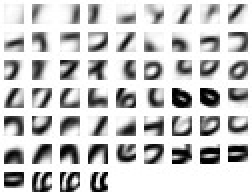
#> input picture work-on-images/mnist-100--average-categorize-0_6.jpg, 126 x 98 px (shown 2 times larger)
$ python image_edge_enhance_v2.py ../work-on-images/mnist-100--average-categorize-0_6.jpg 5
#> lines starting #> are read from the running program, lines starting #| are printed output that depends on the picture
#!c:/Python34/python.exe

#######################################################################
# edge enhance the given image
#
# Author: Garry Morrison
# email: garry -at- semantic-db.org
# Date: 2016-03-05
# Update:
# Copyright: GPLv3
#
# Usage: ./image_edge_enhance_v2.py image.{png,jpg} [enhance-factor]
#
# eg: ./image_edge_enhance_v2.py Lenna.png
# eg: ./image_edge_enhance_v2.py Lenna.png 40
#
#######################################################################


import sys
from PIL import Image                 # if this line bugs out, you need to install Pillow, a python image library.

if len(sys.argv) < 2:
  print("\nUsage:")
  print("  ./image_edge_enhance_v2.py image.{png,jpg} [enhance-factor]")
  sys.exit(1)
filename = sys.argv[1]

try:
  enhance_factor = int(sys.argv[2])
except:
  enhance_factor = 20                  # set default to 20 iterations of smooth

try:
  im = Image.open(filename)
#> im is the input picture: PIL image 126x98 L; min 0, max 255, mean 201.8
except:
  print("couldn't open image file:",filename)
  sys.exit(1)

# implements a Gaussian smooth.
# the 1D version: f[k] -> f[k-1]/4 + f[k]/2 + f[k+1]/4 rapidly approaches a bell curve if you apply it several times.
# image_smooth() implements a 2D version of that equation.
#
# [59 lines left out: functions image_smooth, old_edge_enhance, not called in this run]


# the old_edge_enhance() had a subtle bug.
# because image_smooth() was returning an integer based image at each iteration, small features ended up being lost!
# So I had to completely re-implement the thing, but this time allowing floats at each iteration of smooth.
# This had a massive improvement in quality.
# The old way also seemed to converge, in that if you applied k above some threshold, any larger k didn't seem to make much difference.
# Now, larger k has a noticable improvement.
# Very happy with the results this thing spits out!!
#
def edge_enhance(image,k):
#> called with k = 5
  width = image.size[0]
#> width = 126
  height = image.size[1]
#> height = 98
  original_pixels = image.load()

  # create an image with a 1*1 border:
  border_image = image.crop((-1,-1,width + 1,height + 1))
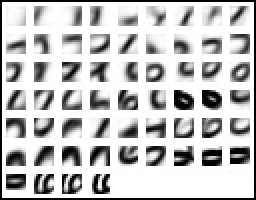
#> border_image: PIL image 128x100 L (shown 2 times larger); min 0, max 255, mean 194.7
  border_pixels = border_image.load()

  # load the border_image into 3 image matrices, one for each of R,G,B:
#> (the run stopped early here; a loop or call above may not have finished)

$ run again, on work-on-images/mnist-100--average-categorize-0_7.jpg
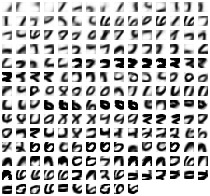
#> input picture work-on-images/mnist-100--average-categorize-0_7.jpg, 210 x 196 px
#> im is the input picture: PIL image 210x196 L; min 0, max 255, mean 191
#> in edge_enhance, `border_image = image.crop((-1,-1,width + 1,height + 1))`:
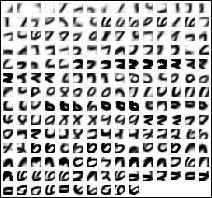
#> border_image: PIL image 212x198 L; min 0, max 255, mean 187.2

$ run again, on work-on-images/mnist-100--average-categorize-0_8.jpg
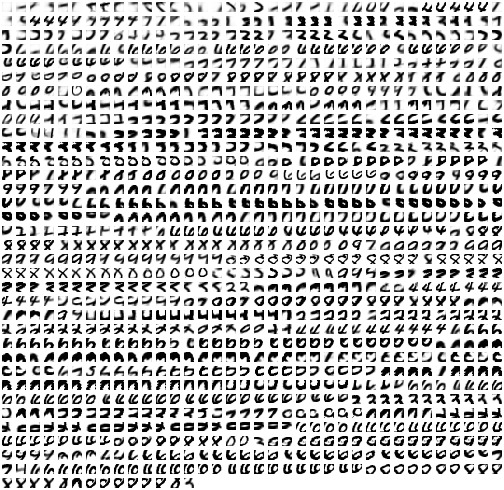
#> input picture work-on-images/mnist-100--average-categorize-0_8.jpg, 504 x 490 px
#> im is the input picture: PIL image 504x490 L; min 0, max 255, mean 190.9
#> in edge_enhance, `border_image = image.crop((-1,-1,width + 1,height + 1))`:
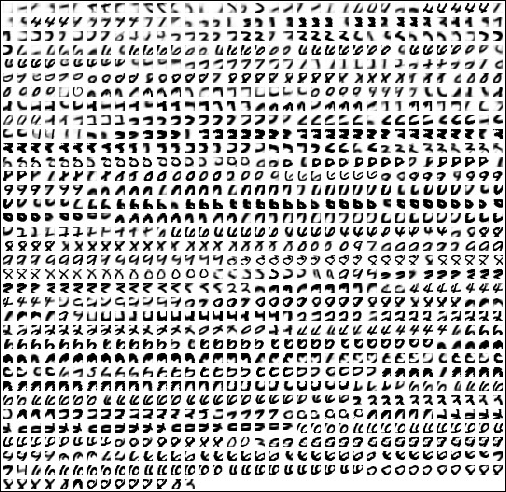
#> border_image: PIL image 506x492 L; min 0, max 255, mean 189.4

$ run again, on work-on-images/mnist-100-images.jpg
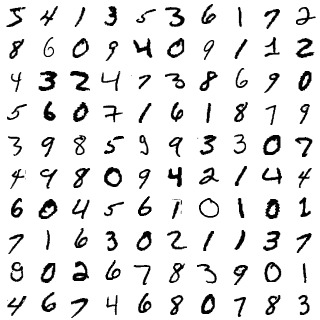
#> input picture work-on-images/mnist-100-images.jpg, 320 x 320 px
#> im is the input picture: PIL image 320x320 L; min 0, max 255, mean 229.9
#> in edge_enhance, `border_image = image.crop((-1,-1,width + 1,height + 1))`:
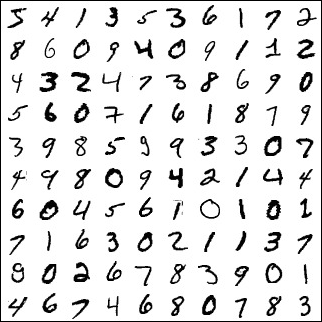
#> border_image: PIL image 322x322 L; min 0, max 255, mean 227.1
